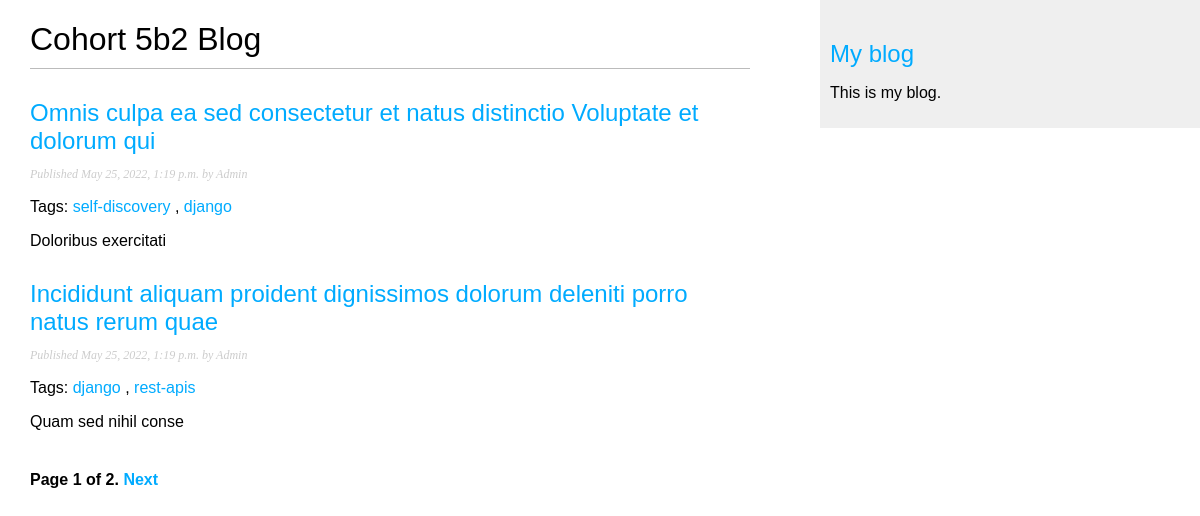
Screenshot of /blog/ with the database file from the repository.
### blog/models.py (models this page shows, shortened)
class Post(models.Model):
    STATUS_CHOICES = (
    ('draft', 'Draft'),
    ('published', 'Published'),
    )
    title = models.CharField(max_length=250)
    slug = models.SlugField(max_length=250,unique_for_date='publish')
    author = models.ForeignKey(User,on_delete=models.CASCADE,related_name='blog_posts')
    body = models.TextField()
    publish = models.DateTimeField(default=timezone.now)
    created = models.DateTimeField(auto_now_add=True)
    updated = models.DateTimeField(auto_now=True)
    status = models.CharField(max_length=10,    choices=STATUS_CHOICES, default='draft')
    objects = models.Manager() # The default manager.
    published = PublishedManager() # Our custom manager.
    tags = TaggableManager()
    class Meta:
        ordering = ('-publish',)
    def get_absolute_url(self):
        return reverse("blog:post_detail",
                       args=[self.publish.year,
                             self.publish.month,
                             self.publish.day,
                             self.slug])

### blog/views.py (the view)
# urls.py: path('', views.post_list, name='post_list'),
def post_list(request, tag_slug=None):
    object_list = Post.published.all()
    tag = None
    if tag_slug:
        tag = get_object_or_404(Tag, slug=tag_slug)
        object_list = object_list.filter(tags__in=[tag])
    paginator = Paginator(object_list, 2) # 3 posts in each page
    page = request.GET.get('page')
    try:
        posts = paginator.page(page)
    except PageNotAnInteger:
        posts = paginator.page(1)
    except EmptyPage:
        posts = paginator.page(paginator.num_pages)
    data = {'posts': posts,
            'page': page,
            'tag': tag}
    return render(request,'blog/post/list.html', context=data)

### blog/managers.py (called while the page is built)
    def get_queryset(self):
        return super(PublishedManager, self).get_queryset().filter(status='published')

### blog/templates/blog/post/list.html (shortened to what this page needs)
{% extends "blog/base.html" %}
{% block content %}
    <h1>Cohort 5b2 Blog</h1>
    {% for post in posts %}
        <h2>
            <a href="{{ post.get_absolute_url }}">
            {{ post.title }}
            </a>
        </h2>
        <p class="date">
            Published {{ post.publish }} by {{ post.author | capfirst }}
        </p>
        <p class="tags">
            Tags:
                {% for tag in post.tags.all %}
                    <a href="{% url "blog:post_list_by_tag" tag.slug %}">{{ tag.name }}</a>
                    {% if not forloop.last %}, {% endif %}
                {% endfor %}
        </p>
        {{ post.body|truncatewords:30|linebreaks }}
    {% endfor %}
    {% include "pagination.html" with page=posts %}
{% endblock %}

### blog/static/css/blog.css (style rules this page uses)
body { margin:0; padding:0; font-family:helvetica, sans-serif; }
a { color:#00abff; text-decoration:none; }
h1 { font-weight:normal; border-bottom:1px solid #bbb; padding:0 0 10px 0; }
h2 { font-weight:normal; margin:30px 0 0; }
p.date { color:#ccc; font-family: georgia, serif; font-size: 12px; font-style: italic; }

### rows the page displays
Post: title "Omnis culpa ea sed consectetur et natus distinctio Voluptate et dolorum qui", publish "May 25, 2022, 1:19 p.m.", author "Admin", body "Doloribus exercitati"
Tag: name "self-discovery"
Tag: name "django"
Post: title "Incididunt aliquam proident dignissimos dolorum deleniti porro natus rerum quae", publish "May 25, 2022, 1:19 p.m.", author "Admin", body "Quam sed nihil conse"
Tag: name "rest-apis"

### other values shown
{{ page.number }} "1"
{{ page.paginator.num_pages }} "2"
